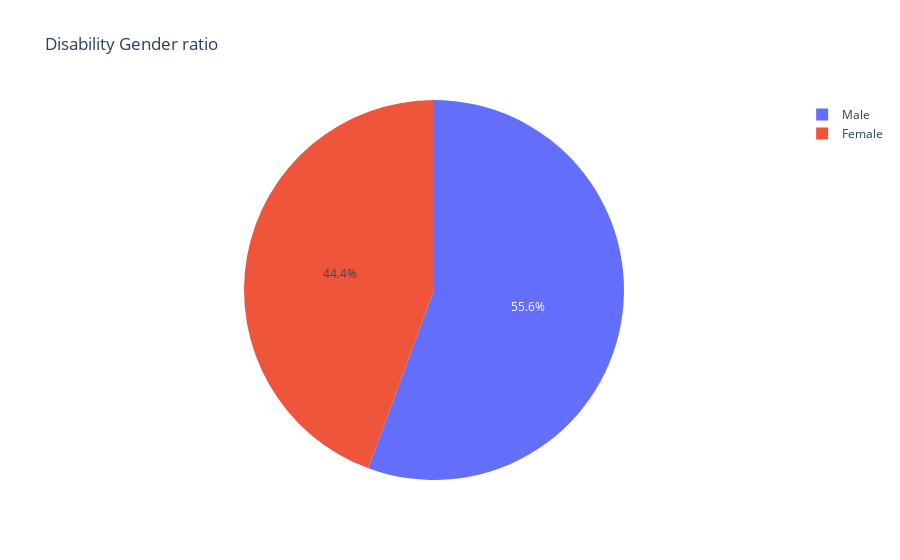

Source (notebook cell):
### Code cell
fig = go.Figure(data=[go.Pie(labels=['Male','Female'], values=GenSt['SEX'].value_counts().to_list())])
fig.update_layout(
    title="Disability Gender ratio")
fig.write_html(path+'disb-gender.html')
fig.show()

### Figure 1 — Plotly figure (JSON) as saved in the notebook; plotly's stock layout.template omitted (floating-point values rounded to 4 significant figures)
{"data": [{"labels": ["Male", "Female"], "type": "pie", "values": [84352, 67314]}], "layout": {"title": {"text": "Disability Gender ratio"}}}
